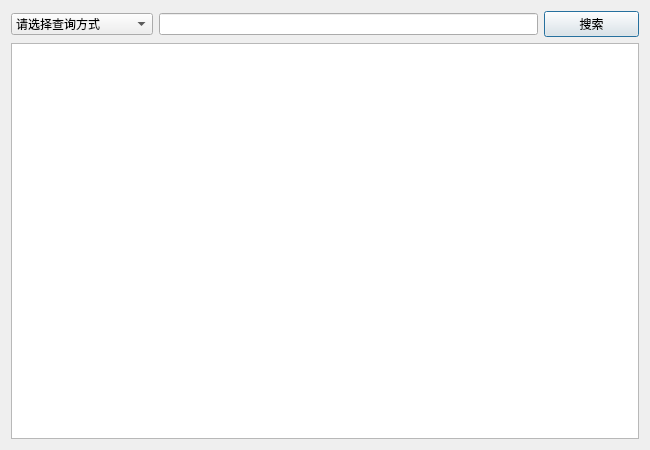
<?xml version="1.0" encoding="UTF-8"?>
<ui version="4.0">
 <class>seeStudent</class>
 <widget class="QDialog" name="seeStudent">
  <property name="geometry">
   <rect>
    <x>0</x>
    <y>0</y>
    <width>650</width>
    <height>450</height>
   </rect>
  </property>
  <property name="windowTitle">
   <string>Dialog</string>
  </property>
  <layout class="QVBoxLayout" name="verticalLayout">
   <item>
    <layout class="QHBoxLayout" name="horizontalLayout" stretch="3,8,2">
     <item>
      <widget class="QComboBox" name="cbb_method">
       <item>
        <property name="text">
         <string>请选择查询方式</string>
        </property>
       </item>
       <item>
        <property name="text">
         <string>按姓名查询</string>
        </property>
       </item>
       <item>
        <property name="text">
         <string>按学号查询</string>
        </property>
       </item>
       <item>
        <property name="text">
         <string>按院系查询</string>
        </property>
       </item>
      </widget>
     </item>
     <item>
      <widget class="QLineEdit" name="le_cnt"/>
     </item>
     <item>
      <widget class="QPushButton" name="btn_search">
       <property name="text">
        <string>搜索</string>
       </property>
      </widget>
     </item>
    </layout>
   </item>
   <item>
    <widget class="QTableView" name="tableView"/>
   </item>
  </layout>
 </widget>
 <resources/>
 <connections/>
</ui>
